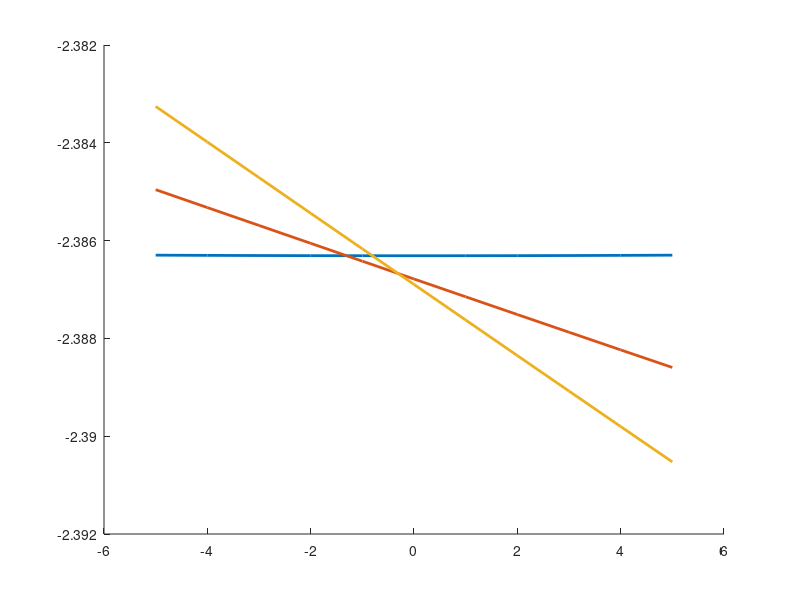

Reproduce this figure in MATLAB. (Note: this script raises an error after producing the figure.)
% Binocular RF tilt correction on a spherical dome
% Avah's setup:
%   - Spherical dome radius (center-to-canvas): R = 24 cm
%   - Inter-ocular distance: d = 1 cm
%   - Tilt gamma: -5:1:5 degrees (right eye closer when gamma > 0)
%   - RF sets (measured canvas azimuths, degrees):
%       Set 1: L = -3, R = +3
%       Set 2: L = -3, R = +2
%       Set 3: L = -3, R = +1
%
% Output:
%   - Plots the binocular RF shift (true - observed) vs tilt angle
%     for the three sets.

clear; clc;

% Geometry
R = 24;       % cm, radius of the dome (centered at midpoint between eyes)
d = 1;        % cm, inter-ocular distance
gammas = -5:1:5;   % deg, right eye is closer for positive values

% Measured (canvas) azimuths in degrees: [theta_L, theta_R]
sets = [
    -3,  3;   % Set 1
    -3,  2;   % Set 2
    -3,  1    % Set 3
];

% Helper: wrap to [-180, 180)
wrap180 = @(a) mod(a + 180, 360) - 180;

% Given a canvas azimuth theta (deg), return the 3D point on the sphere
spherePoint = @(theta_deg) [ R * sind(theta_deg), 0, R * cosd(theta_deg) ];

% Compute the "true" azimuth (deg) seen from an eye at position E (cm)
% relative to the head-centered z-axis. We take the azimuth of vector S - E.
trueAzFromEye = @(theta_obs_deg, E) atan2d( ...
    (R * sind(theta_obs_deg) - E(1)), ...
    (R * cosd(theta_obs_deg) - E(3)) );

% Preallocate: each row corresponds to a set; columns across gamma
nSets   = size(sets,1);
nGamma  = numel(gammas);
shift_deg = zeros(nSets, nGamma);   % (true separation) - (observed separation)
true_sep  = zeros(nSets, nGamma);   % binocular separation after correction
obs_sep   = zeros(nSets, 1);        % constant per set

for s = 1:nSets
    thetaL = sets(s,1);  % measured canvas azimuth (deg) for left eye
    thetaR = sets(s,2);  % measured canvas azimuth (deg) for right eye
    obs_sep(s) = wrap180(thetaR - thetaL);

    for i = 1:nGamma
        g = gammas(i);

        % Depth asymmetry: right eye closer for g > 0 (front-back axis = +z)
        % We model only the front-back asymmetry (small angles), keeping lateral ±d/2.
        % Depth offset between eyes ~ d * sind(g); split half to each eye.
        dz = (d/2) * sind(g);
        ER = [ +d/2, 0, +dz];   % Right eye position (cm)
        EL = [ -d/2, 0, -dz];   % Left  eye position (cm)

        % True azimuths seen from each eye to the same canvas points
        % Note: inline evaluate spherePoint; avoid function-handle indexing issues
        SR = [R*sind(thetaR), 0, R*cosd(thetaR)];
        SL = [R*sind(thetaL), 0, R*cosd(thetaL)];

        psiR = atan2d(SR(1) - ER(1), SR(3) - ER(3));  % true azimuth from right eye
        psiL = atan2d(SL(1) - EL(1), SL(3) - EL(3));  % true azimuth from left eye

        % Binocular separation (true) and induced shift
        true_sep(s,i) = wrap180(psiR - psiL);
        shift_deg(s,i) = wrap180(true_sep(s,i) - obs_sep(s));
    end
end

% ---- Plot: induced shift vs tilt angle for each set ----
figure('Color','w'); hold on;
plot(gammas, shift_deg(1,:), 'LineWidth', 2);
plot(gammas, shift_deg(2,:), 'LineWidth', 2);
plot(gammas, shift_deg(3,:), 'LineWidth', 2);
yline(0,':','Color',[0.4 0.4 0.4]);

xlabel('Tilt angle \gamma (deg)  [right eye closer if \gamma > 0]');
ylabel('RF shift (true - observed) (deg)');
title('Induced binocular RF shift vs inter-eye tilt on a 24 cm dome (d = 1 cm)');
legend({'Set 1: (-3, +3)', 'Set 2: (-3, +2)', 'Set 3: (-3, +1)'}, 'Location','best');
grid on;

% (Optional) Also plot the corrected binocular separations
figure('Color','w'); hold on;
plot(gammas, true_sep(1,:), 'LineWidth', 2);
plot(gammas, true_sep(2,:), 'LineWidth', 2);
plot(gammas, true_sep(3,:), 'LineWidth', 2);
yline(obs_sep(1), ':', 'Color', [0.6 0.6 0.6], 'Label', 'Set 1 observed');
yline(obs_sep(2), ':', 'Color', [0.6 0.6 0.6], 'Label', 'Set 2 observed');
yline(obs_sep(3), ':', 'Color', [0.6 0.6 0.6], 'Label', 'Set 3 observed');

xlabel('Tilt angle \gamma (deg)  [right eye closer if \gamma > 0]');
ylabel('Binocular separation (deg)');
title('Corrected (true) binocular separations vs tilt');
legend({'Set 1 true','Set 2 true','Set 3 true'}, 'Location','best');
grid on;

% Print a quick table at a few tilt angles for sanity
probeGammas = [-5 0 5];
fprintf('\nSummary (true separation in deg) at gamma = -5, 0, +5:\n');
for s = 1:nSets
    [~,idx] = ismember(probeGammas, gammas);
    vals = true_sep(s, idx);
    fprintf('  Set %d  (obs = %.1f):   %.3f   %.3f   %.3f\n', ...
        s, obs_sep(s), vals(1), vals(2), vals(3));
end
